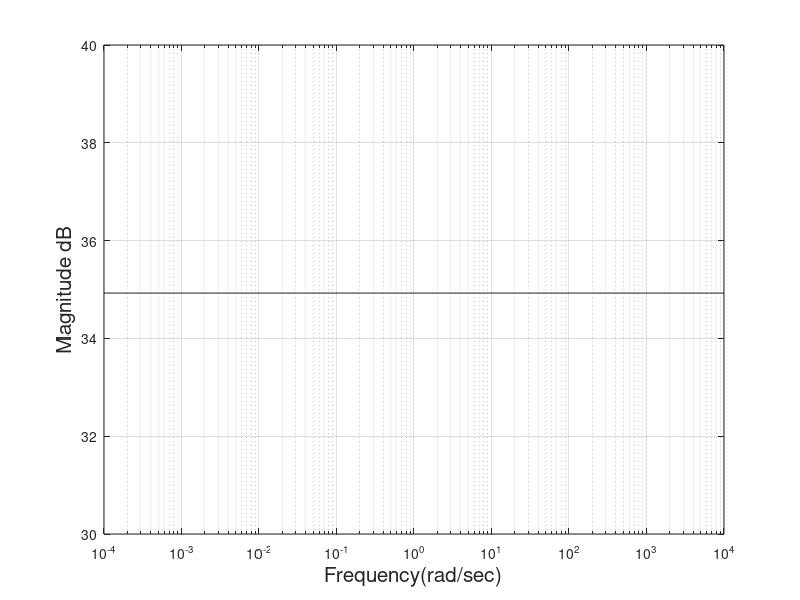
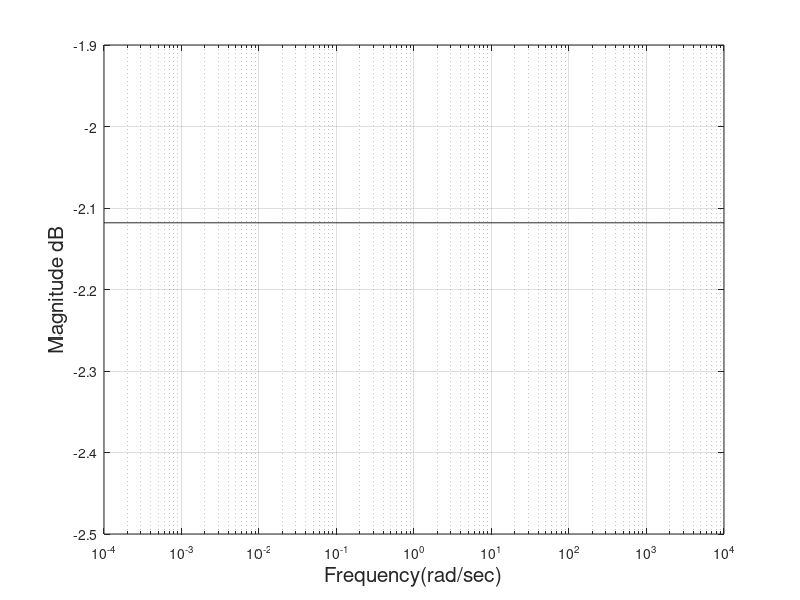
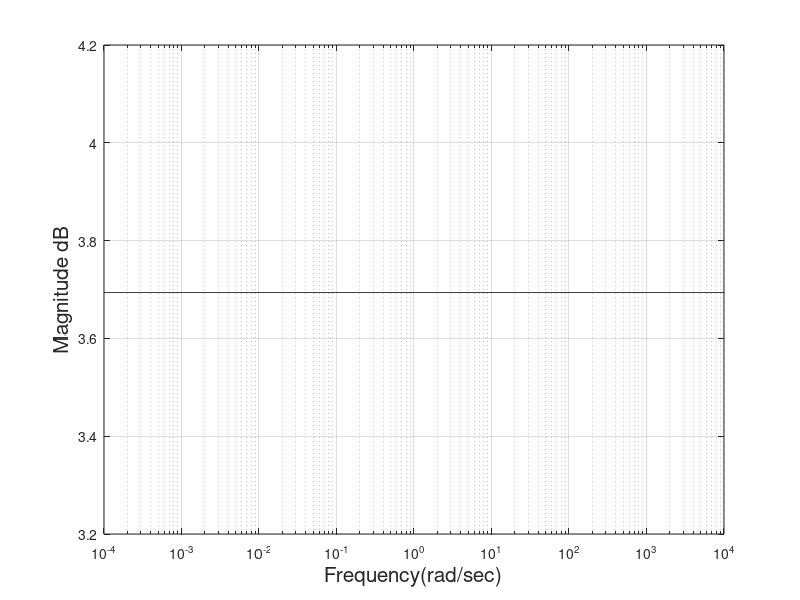
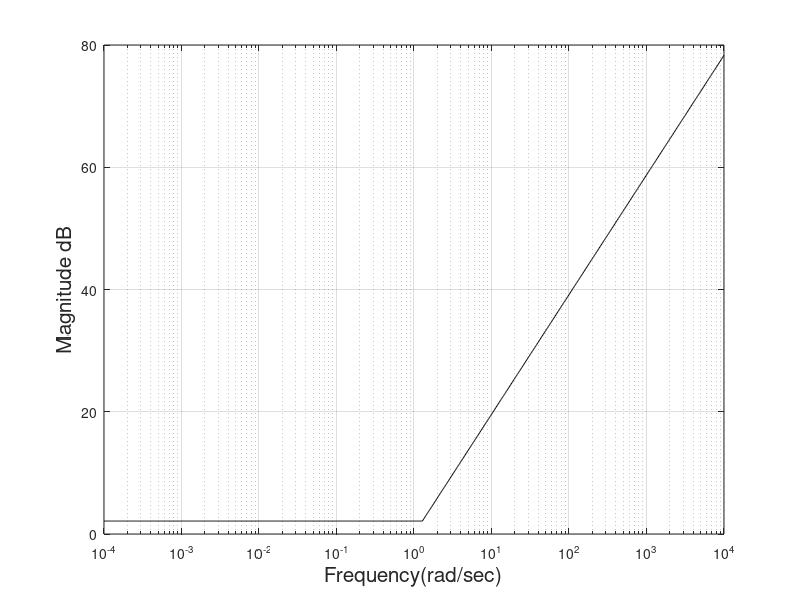

The MATLAB script that drew these images, in order:
clc;
clf;
clear all;
close all;
Kp = 55.7616;
Kd = 0.7836;
beta = 0.9789;
K= 1.53;
T = 0.0254;
Wcr = (abs(1/Kd))^(1/beta);
Wcr1 = (abs(1/0.0254));
w = logspace(-4 , 4, 1000);
mask = w < Wcr;
 mask1 = w < Wcr1;
mag1 = 20*log10(Kp)*ones(size(w));
mag2 = 20*log10(Kd)*ones(size(w));
mag3 = 20*log10(K)*ones(size(w));
mag4 =  mask.*(20*log10(1/Kd)) + (~mask).*(20*beta*log10(w));
mag5 = -20*log10(w);
mag6 =  (mask1).*(-20*log10(1)) + (~mask1).*(-20*log10(0.0254*w));
combined = mag1 + mag2 + mag3 + mag4 + mag5 + mag6 ;
 
figure(1);
plot(1,1);
semilogx(w, mag1,'Color','black')
xlabel('Frequency(rad/sec)','FontSize', 15);
ylabel('Magnitude dB','FontSize', 15);
grid on;
 
figure(2);
plot(1,2);
semilogx(w, mag2,'Color','black')
xlabel('Frequency(rad/sec)','FontSize', 15);
ylabel('Magnitude dB','FontSize', 15);
grid on;
 
figure(3);
plot(1,3);
semilogx(w, mag3,'Color','black')
xlabel('Frequency(rad/sec)','FontSize', 15);
ylabel('Magnitude dB','FontSize', 15);
grid on;
 
figure (4);
plot(1,4);
semilogx(w, mag4,'Color','black')
xlabel('Frequency(rad/sec)','FontSize', 15);
ylabel('Magnitude dB','FontSize', 15);
grid on;
 
figure (5);
plot(1,5);
semilogx(w, mag5,'Color','black')
xlabel('Frequency(rad/sec)','FontSize', 15);
ylabel('Magnitude dB','FontSize', 15);
grid on;
 
figure (6);
plot(1,6);
semilogx(w, mag6,'Color','black')
xlabel('Frequency(rad/sec)','FontSize', 15);
ylabel('Magnitude dB','FontSize', 15);
grid on;
 
figure(7);
plot(1,7);
semilogx(w, combined,'Color','black','LineStyle','--')
xlabel('Frequency(rad/sec)','FontSize', 15);
ylabel('Magnitude dB','FontSize', 15);
grid on;
legend('Asymptotic magnitude bode plot','Location','NorthEast')
 
 
plot(1,1);
semilogx(w, combined,'Color','black','LineStyle','--')
xlabel('Frequency(rad/sec)','FontSize', 15);
ylabel('Magnitude dB','FontSize', 15);
grid on;
hold on;
 
 
clc;
clear 
K = 1.53;
Kp = 55.7616;
Kd = 0.7836;
beta = 0.9789;
T = 0.0254;
 
w=logspace(-4,4,1000);
Mag=@(w) (20*log10(abs(sqrt(Kp).^2)) + 20*log10(abs(sqrt(Kd).^2)) + 20*log10(abs(sqrt(K).^2)) + 20*log10(abs(sqrt((i.*w).^beta + (1/Kd)).^2)) - 20*log10(abs(sqrt((T*(i.*w)) + 1).^2)) - 20*log10(abs(sqrt(i*w).^2)));   
semilogx(w,Mag(w) ,'Color','black');
hold on;
grid on;
xlabel('Frequency (rad/sec)','FontSize', 15);
ylabel('Magnitude (dB)','FontSize', 15);
legend('Asymptotic magnitude bode plot','Exact magnitude bode plot','Location','NorthEast')


